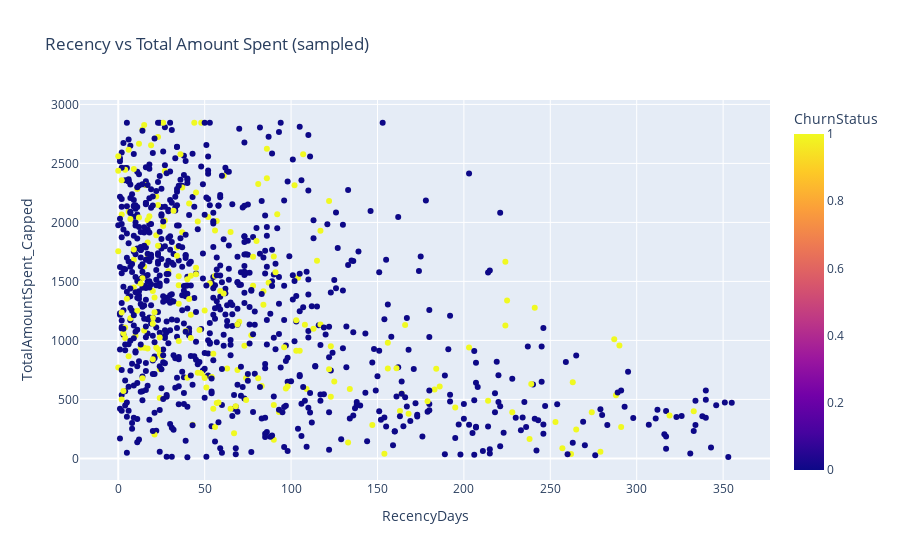

Notebook cell for this chart:
### Code cell
if all(c in df_enc.columns for c in ['RecencyDays', 'TotalAmountSpent_Capped', 'ChurnStatus']):
    fig = px.scatter(df_enc.sample(min(2000, len(df_enc))), x='RecencyDays', y='TotalAmountSpent_Capped',
                    color='ChurnStatus', title='Recency vs Total Amount Spent (sampled)')
fig.show()

### Figure 1 — Plotly figure (JSON) as saved in the notebook; plotly's stock layout.template omitted (floating-point values rounded to 4 significant figures; data arrays with more than 128 entries replaced by an {"elided": "..."} marker saying what was removed)
{"data": [{"hovertemplate": "RecencyDays=%{x}<br>TotalAmountSpent_Capped=%{y}<br>ChurnStatus=%{marker.color}<extra></extra>", "legendgroup": "", "marker": {"color": {"elided": "1000 int values"}, "coloraxis": "coloraxis", "symbol": "circle"}, "mode": "markers", "name": "", "orientation": "v", "showlegend": false, "type": "scatter", "x": {"elided": "1000 int values"}, "xaxis": "x", "y": {"elided": "1000 float values"}, "yaxis": "y"}], "layout": {"coloraxis": {"colorbar": {"title": {"text": "ChurnStatus"}}, "colorscale": [[0, "#0d0887"], [0.1111, "#46039f"], [0.2222, "#7201a8"], [0.3333, "#9c179e"], [0.4444, "#bd3786"], [0.5556, "#d8576b"], [0.6667, "#ed7953"], [0.7778, "#fb9f3a"], [0.8889, "#fdca26"], [1, "#f0f921"]]}, "legend": {"tracegroupgap": 0}, "title": {"text": "Recency vs Total Amount Spent (sampled)"}, "xaxis": {"anchor": "y", "domain": [0, 1], "title": {"text": "RecencyDays"}}, "yaxis": {"anchor": "x", "domain": [0, 1], "title": {"text": "TotalAmountSpent_Capped"}}}}
